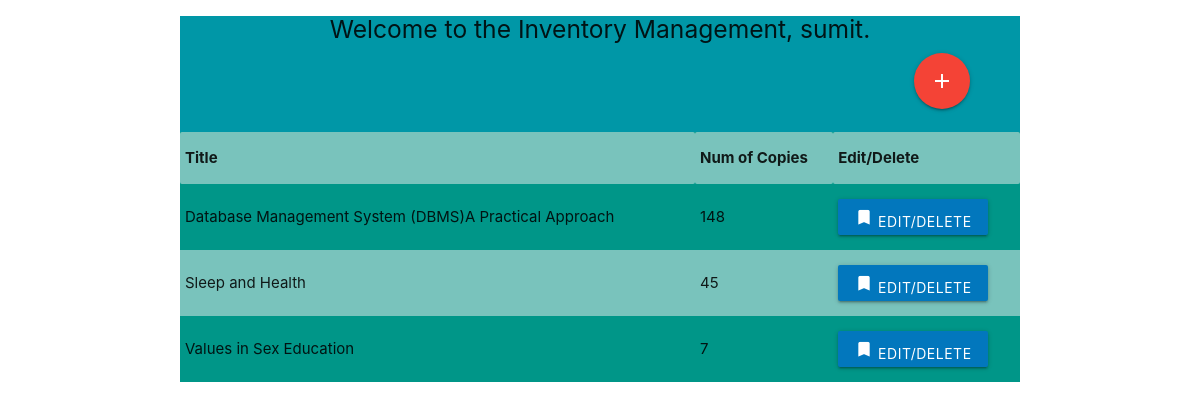
Before: /list (signed in) with the older database file.
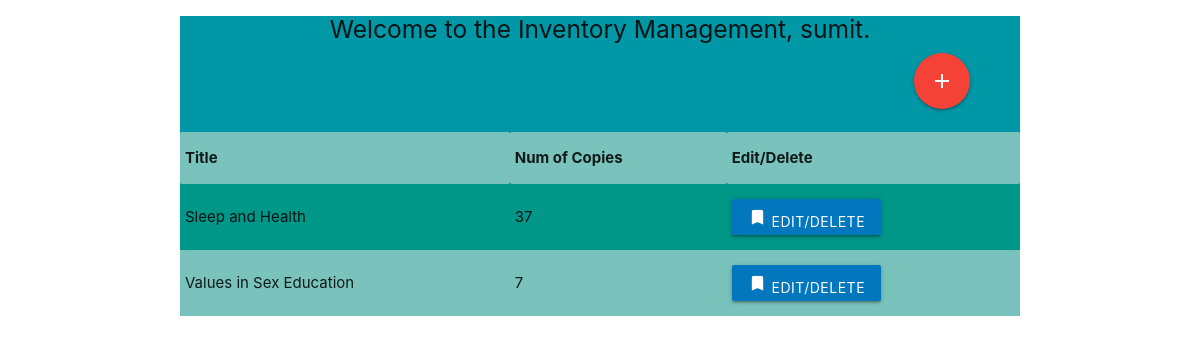
After: the same page with the newer database file.
### store/models.py (models this page shows, shortened)
class Inventory(models.Model):
  Book = models.OneToOneField(Book, on_delete=models.CASCADE)
  count = models.IntegerField(default=1)

class Book(models.Model):
    Title = models.CharField(max_length=500)
    Link = models.CharField(max_length=200)
    Authors = models.CharField(max_length=200)
    imageLink = models.CharField(max_length=500)

### store/views.py (the view)
# urls.py: path('list', views.listInventory, name = 'listInventory'),
@login_required(login_url='/login')
def listInventory(request):
  if not request.user.is_staff:
    return redirect('/')
  books = Inventory.objects.all()
  return render(request, 'list.html',{'books':books})

### templates/list.html (shortened to what this page needs)
<!DOCTYPE html>
<html lang="en">
<head>
  <link rel="stylesheet" href="https://cdnjs.cloudflare.com/ajax/libs/materialize/1.0.0/css/materialize.min.css">
</head>
<body>
  <div class="container ">
  <center class="cyan darken-2 "> <h5 class="centre-align">Welcome  to the Inventory Management, {{user}}.</h5>
    <div class="right-align " style="margin-right: 50px;">
      <a href="/add" class="btn btn-floating btn-large red tooltipped"  data-position="right" data-tooltip="Add New Book" >
      <i class="large material-icons">add</i></a>
    </div>
  <br></center>
  <table class=" striped teal">
    <tr>
      <th>Title</th>
      <th>Num of Copies</th>
      <th>Edit/Delete</th>
    </tr>
  {% for val in books %}
    <tr>
      <td>{{val.Book.Title}}</td>
      <td>{{val.count}}</td>
      <td><a class="btn #0277bd light-blue darken-3 modal-trigger waves-effect waves-light" href="#modal1"  onclick="clicked({{val.id}}, '{{val.Book.Title}}', {{val.count}})">
        <i class="tiny material-icons">bookmark</i> <span>Edit/Delete</span></a></td>
    </tr>
  {% endfor %}
</table>
</div>
</body>
</html>

Changed rows visible on the page:
removed Inventory: Book.Title "Database Management System (DBMS)A Practical Approach", count "148"
changed Inventory "Sleep and Health": count "45" → "37"
